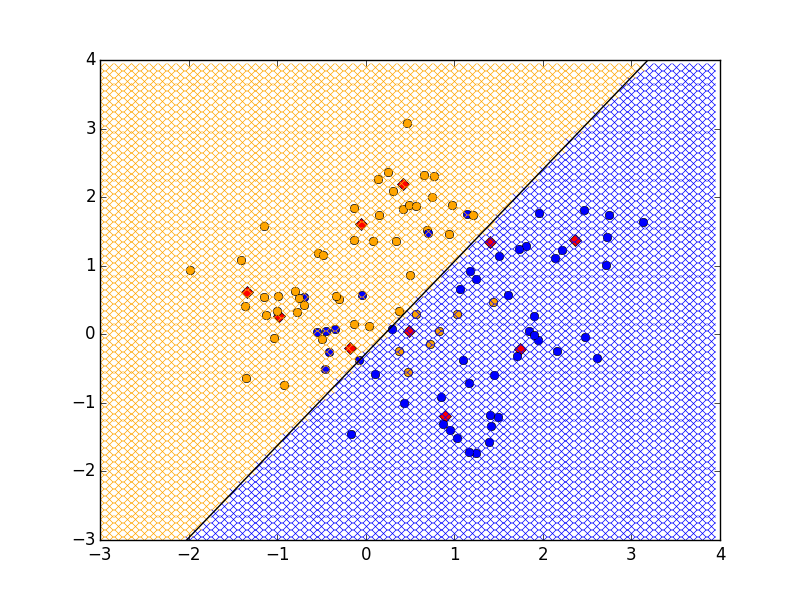

The Python source for this figure:
import numpy as np
import pandas as pd
import matplotlib.pyplot as plt
from itertools import product


#------------------------------------Part a
mean1_5=[1,0]
mean6_10=[0,1]
cov=[[1,0],[0,1]]
cov_sub=[[0.2,0],[0,0.2]]

x1_5,y1_5=np.random.multivariate_normal(mean1_5,cov,5).T
x6_10,y6_10=np.random.multivariate_normal(mean6_10,cov,5).T

m_x=np.concatenate((x1_5,x6_10))
m_y=np.concatenate((y1_5,y6_10))
plt.plot(m_x,m_y,'x',color ='r',marker='D')

point_x=[]
point_y=[]
classlabel=[]
subclasslabel=[]
for count in range(100):
    i=np.random.random_integers(1,10)
    subclasslabel.append(i)
    if i in range(1,6): 
        classlabel.append(1)
    else:
        classlabel.append(2)
    x,y=np.random.multivariate_normal([m_x[i-1],m_y[i-1]],cov_sub,1).T
    point_x.append(x[0])
    point_y.append(y[0])
for i in range(100):
    if classlabel[i]==1: plt.plot(point_x[i],point_y[i],'o',c='blue')
    elif classlabel[i]==2: plt.plot(point_x[i],point_y[i],'o',c='orange')

#------------------------------------Part b
z=map(lambda x:x-1,classlabel)
ones=np.ones(100)
X=np.mat(np.column_stack((ones,point_x,point_y)))

beta=(X.T*X).I*X.T*np.mat(z).T
X*beta

coordinates = list(product(xrange(-30,40), xrange(-30,40)))
coor=map(lambda (x,y):(x/10.0,y/10.0),coordinates)
beta=np.array(beta)

for i in range(4900):
    if (beta[0]+beta[1]*coor[i][0]+beta[2]*coor[i][1])[0]>0.5: 
        plt.plot(coor[i][0],coor[i][1],'x',c='orange')
    elif (beta[0]+beta[1]*coor[i][0]+beta[2]*coor[i][1])[0]<=0.5: 
        plt.plot(coor[i][0],coor[i][1],'x',c='blue')
        
Decision=[]
for i in range(100):
    if (beta[0]+beta[1]*point_x[i]+beta[2]*point_y[i])[0]>0.5: 
        Decision.append(2)
    elif (beta[0]+beta[1]*point_x[i]+beta[2]*point_y[i])[0]<=0.5: 
        Decision.append(1)

x=range(-30,40)
x=map(lambda x:x/10.0,x)
plt.plot(x,(0.5-beta[0]-x*beta[1])/beta[2],color='black')
plt.ylim([-3,4])
plt.show()


Decision=map(lambda x: x-1, Decision)
classlabel=map(lambda x: x-1, classlabel)

def performance(y_actual, y_hat):
    FP = 0
    FN = 0
    TP = 0
    TN = 0
    for i in range(len(y_hat)): 
        if y_hat[i]==1 and y_actual[i]==0:
           FP += 1
        if y_hat[i]==0 and y_actual[i]==1:
           FN += 1
        if y_hat[i]==1 and y_actual[i]==1:
           TP += 1   
        if y_hat[i]==0 and y_actual[i]==0:
           TN += 1
    FPR = FP*1.0/(FP+TN) 
    FNR = FN*1.0/(FN+TP) 
    return (FPR,FNR)
    
print performance(classlabel,Decision)
#(0.18, 0.14)
